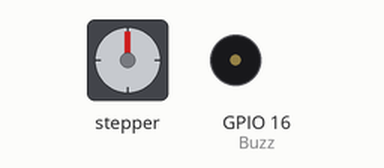
A sketch run on a simulated ESP32. On the bench: stepper motor, buzzer (waves = sounding, pin HIGH). Wiring (inferred from the names in the program): stepper motor driver (200 steps per turn assumed): step GPIO 7; direction GPIO 6. WiFi joins after 1.5 s; servers stay silent unless stated; pins used as bus, display or sensor lines are not drawn; what the sketch prints to the serial monitor is not drawn.

Above: at 0.05 s.
At 1.2 s:
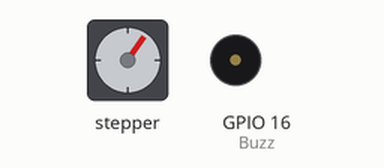
Timing chart, 0 to 3.0 s (numbered marks = the images above):
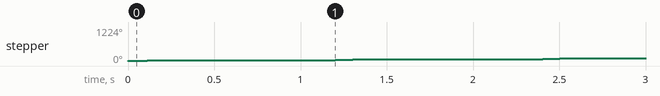

The sketch:

Code.ino
```cpp
#include <Wire.h>
#include <Adafruit_SSD1306.h>
#include <WiFi.h>
#include <HTTPClient.h>
#include <Arduino_JSON.h>

#define But1 32
#define But2 34
#define But3 33
#define But4 19
#define Mot1 23
#define Dir 6
#define Step 7
#define dht 5
#define Buzz 16


// variables and stuff
int tstate = 1;
int maxstep = 20; // change with testing
int steps = 0; // idk why im commenting here this is self explanitory

void setup() {

  WiFi.begin("name", "password"); // You dont get to see ts :P
  Serial.println("Connecting");
  while (WiFi.status() ==! "WL_CONNECTED") {
    delay(500);
    Serial.print(".");
  }
  Serial.println(" ");
  Serial.println("Connected to wifi lil boi");

  pinMode(But1, INPUT);
  pinMode(But2, INPUT);
  pinMode(But3, INPUT);
  pinMode(But4, INPUT);
  pinMode(Mot1, INPUT);
  pinMode(dht, INPUT);

  pinMode(Dir, OUTPUT);
  pinMode(Step, OUTPUT);
  pinMode(Buzz, OUTPUT);


}

void loop() {
  if (tstate == 1) {
    digitalWrite(Dir, HIGH);
    for(steps = 0; steps != maxstep; ++steps) {
      digitalWrite(Step, HIGH);
      delay(10);
      digitalWrite(Step, LOW);
    }
  }
  if (tstate == 2) {
    digitalWrite(Dir, LOW);
    for(steps = 0; steps != maxstep; ++steps) {
      digitalWrite(Step, HIGH);
      delay(10);
      digitalWrite(Step, LOW);
    }
  }
  else{
    delay(1000);
  }
}
```

Measured:
- by itself, stepper: turns 36° clockwise in 0.19 s, repeating every 1.2 s
